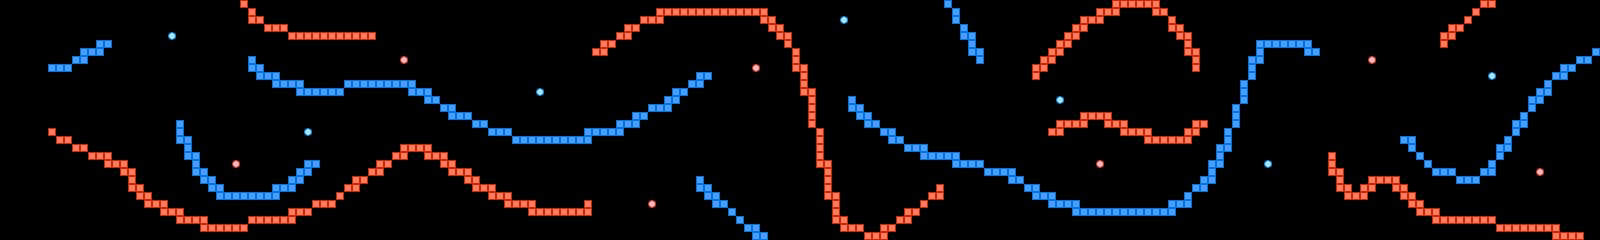

A 2D game scene composited from a Tiled map and its tileset images. What follows is a short description and the map's XML, with each tile layer's data collapsed to a summary:
An orthogonal 200x30 tile map with 8x8 px tiles, 1 tile layer (layer).

<map version="1.0" orientation="orthogonal" width="200" height="30" tilewidth="8" tileheight="8">
 <tileset firstgid="1" name="chip" tilewidth="8" tileheight="8">
  <image source="chip.png" width="128" height="128" />
 </tileset>
 <layer name="layer" width="200" height="30">
  <properties>
   <property name="object" value="true" />
  </properties>
  <data>[6000 cells, 572 non-empty, 4 distinct tile ids]</data>
 </layer>
</map>
